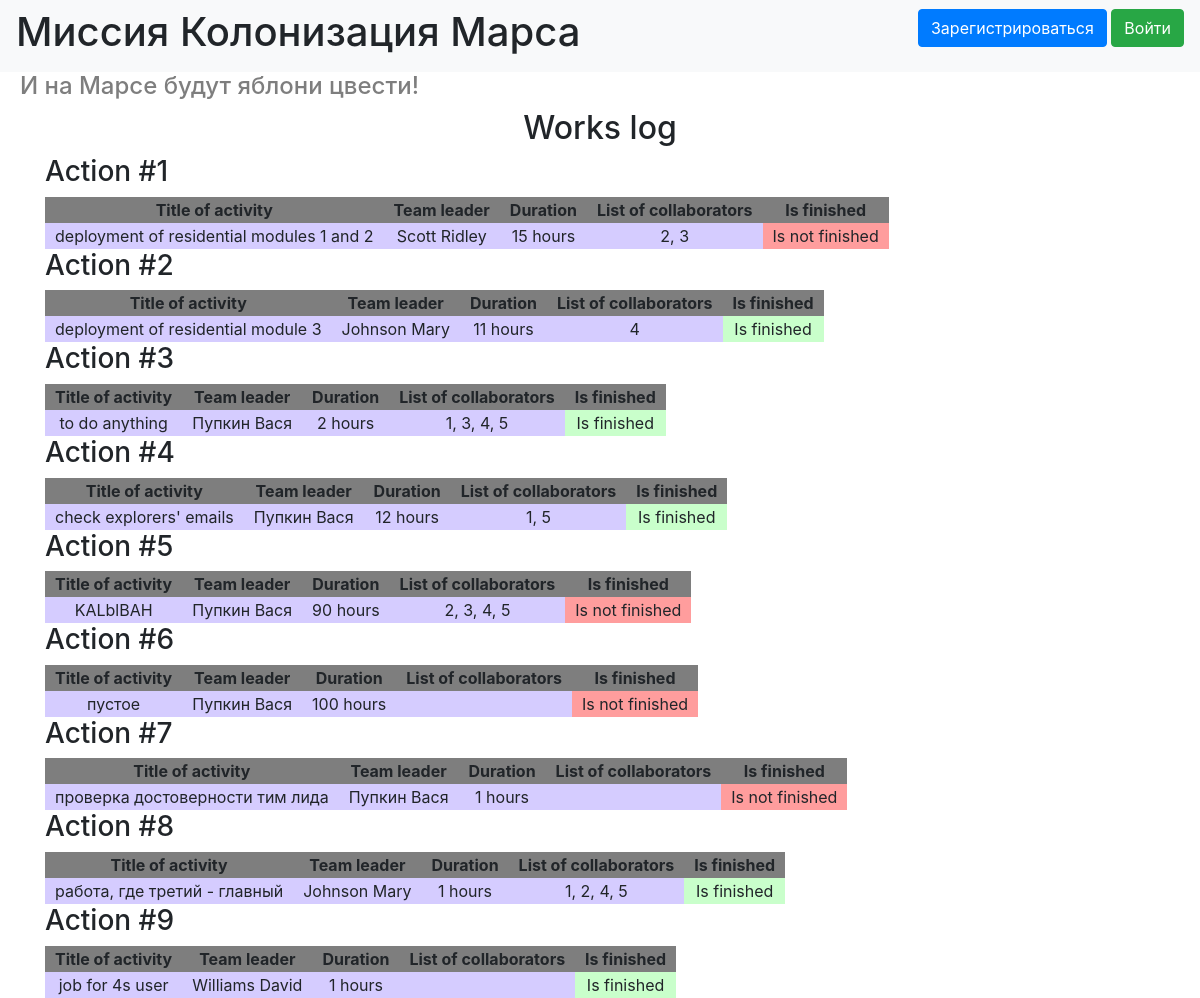
The page /index on the database as committed earlier.
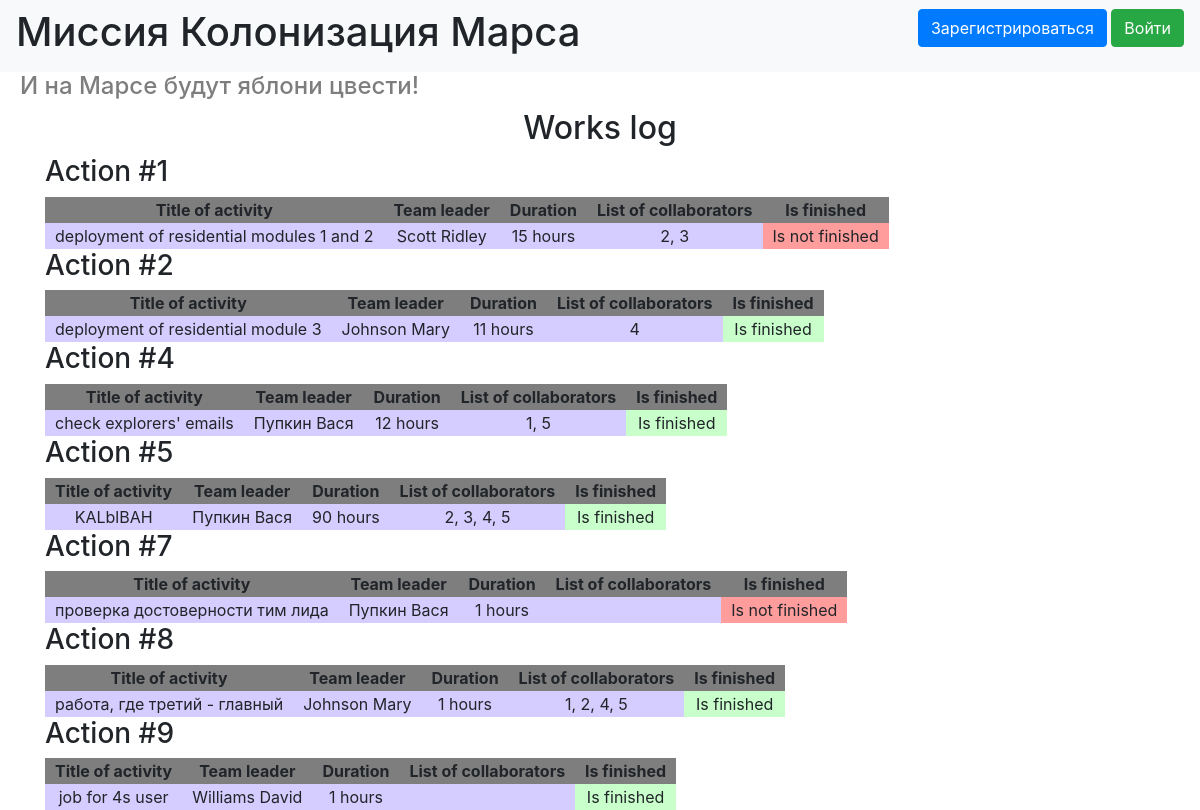
The same page on the database as committed later.
### data/jobs.py (models this page shows, shortened)
class Jobs(SqlAlchemyBase):
    __tablename__ = 'jobs'
    id = sqlalchemy.Column(sqlalchemy.Integer,
                           primary_key=True, autoincrement=True)
    team_leader = sqlalchemy.Column(sqlalchemy.Integer,
                                    sqlalchemy.ForeignKey("users.id"))
    job = sqlalchemy.Column(sqlalchemy.String, nullable=True)
    work_size = sqlalchemy.Column(sqlalchemy.Integer, nullable=True)
    collaborators = sqlalchemy.Column(sqlalchemy.String, nullable=True)
    start_date = sqlalchemy.Column(sqlalchemy.Date, nullable=True)
    end_date = sqlalchemy.Column(sqlalchemy.Date, nullable=False)
    is_finished = sqlalchemy.Column(sqlalchemy.Boolean, nullable=False)
    user = orm.relationship('User')

### data/users.py (models this page shows, shortened)
class User(SqlAlchemyBase, UserMixin):
    __tablename__ = 'users'
    id = sqlalchemy.Column(sqlalchemy.Integer,
                           primary_key=True, autoincrement=True)
    surname = sqlalchemy.Column(sqlalchemy.String, nullable=True)
    name = sqlalchemy.Column(sqlalchemy.String, nullable=True)
    age = sqlalchemy.Column(sqlalchemy.Integer, nullable=True)
    position = sqlalchemy.Column(sqlalchemy.String, nullable=True)
    speciality = sqlalchemy.Column(sqlalchemy.String, nullable=True)
    address = sqlalchemy.Column(sqlalchemy.String, nullable=True)
    email = sqlalchemy.Column(sqlalchemy.String,
                              unique=True, nullable=True)
    hashed_password = sqlalchemy.Column(sqlalchemy.String, nullable=True)
    modified_date = sqlalchemy.Column(sqlalchemy.DateTime,
                                      default=datetime.datetime.now)
    jobs = orm.relationship("Jobs", back_populates='user')
    department = orm.relationship('Department')

### index.py (the view)
@app.route('/')
@app.route('/index')
def index():
    db_sess = db_session.create_session()
    jobs = db_sess.query(Jobs).all()
    return render_template('index.html', jobs=jobs, title='Works log')

### data/db_session.py (called while the page is built)
def create_session() -> Session:
    global __factory
    return __factory()

### templates/index.html (shortened to what this page needs)
{% extends "base.html" %}
{% block content %}
    <h2> Works log </h2>
    {% for job in jobs %}
        <h3> Action #{{job.id}} </h3>
        <table>
            <tr>
                <th> Title of activity </th>
                <th> Team leader </th>
                <th> Duration </th>
                <th> List of collaborators </th>
                <th> Is finished </th>
            </tr>
            <tr style="background-color: #d5ccff">
                <td> {{job.job}} </td>
                <td> {{job.user.surname}} {{job.user.name}} </td>
                <td> {{job.work_size}} hours </td>
                <td> {{job.collaborators}} </td>
                {% if job.is_finished %}
                    <td style="background-color: #c9ffcb"> Is finished </td>
                {% else %}
                    <td style="background-color: #ff9d9d"> Is not finished </td>
                {% endif %}
            </tr>
        </table>
    {% endfor %}
{% endblock %}

Rows that differ between the two databases and show on the page:
removed Jobs: id "3", job "to do anything", user.surname "Пупкин", user.name "Вася", work_size "2", collaborators "1, 3, 4, 5", is_finished "Is finished"
removed Jobs: id "6", job "пустое", user.surname "Пупкин", user.name "Вася", work_size "100", is_finished "Is not finished"
changed Jobs "KALblBAH": is_finished "Is not finished" → "Is finished"
